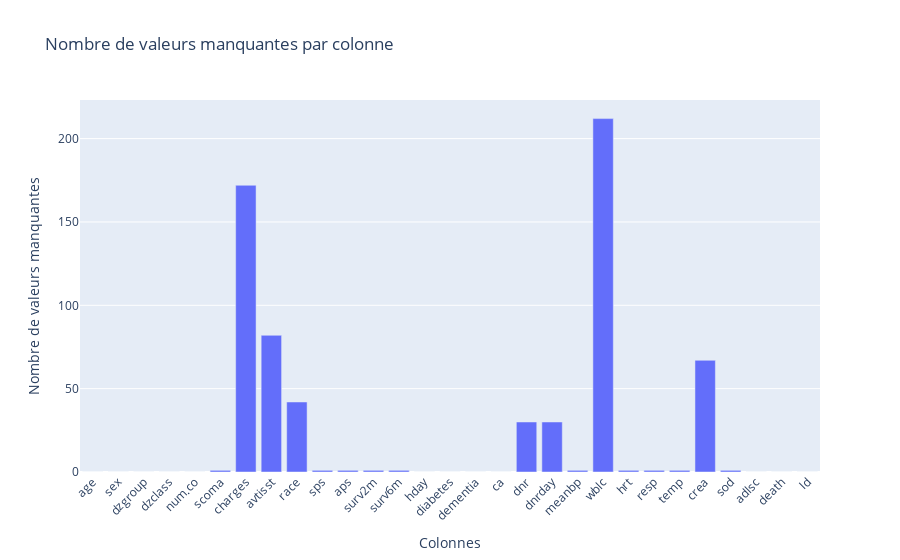

The code cell stored with this chart in its notebook:
### Code cell
threshold = 800.00
columns_to_drop, filtered_data = visualize_missing_values(data, threshold)
print("Colonnes à supprimer :", columns_to_drop)
filtered_data.head()

### Figure 1 — Plotly figure (JSON) as saved in the notebook; plotly's stock layout.template omitted (floating-point values rounded to 4 significant figures)
{"data": [{"name": "Missing Values", "type": "bar", "x": ["age", "sex", "dzgroup", "dzclass", "num.co", "scoma", "charges", "avtisst", "race", "sps", "aps", "surv2m", "surv6m", "hday", "diabetes", "dementia", "ca", "dnr", "dnrday", "meanbp", "wblc", "hrt", "resp", "temp", "crea", "sod", "adlsc", "death", "Id"], "y": [0, 0, 0, 0, 0, 1, 172, 82, 42, 1, 1, 1, 1, 0, 0, 0, 0, 30, 30, 1, 212, 1, 1, 1, 67, 1, 0, 0, 0]}], "layout": {"title": {"text": "Nombre de valeurs manquantes par colonne"}, "xaxis": {"tickangle": -45, "title": {"text": "Colonnes"}}, "yaxis": {"title": {"text": "Nombre de valeurs manquantes"}}}}
